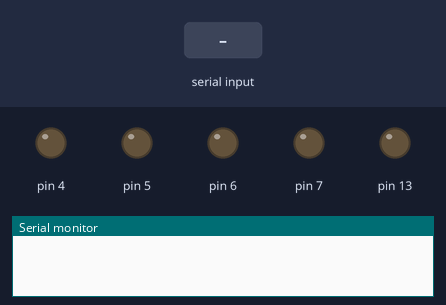
The sketch below on a simulated Arduino Uno, built with avr-gcc and run on an emulated ATmega328P. Parts: output pins drawn as LEDs (lit = HIGH), the last lines printed to the serial monitor. The test bench sets the inputs (shaded band).

Above: at 1.2 s.
1.3 s: "1\n" received over Serial
2.8 s: byte 50 ('2') received over Serial
At 4.0 s:
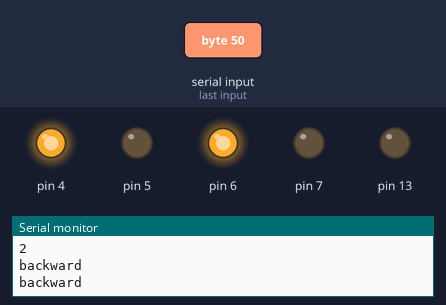
4.3 s: byte 51 ('3') received over Serial
At 5.3 s:
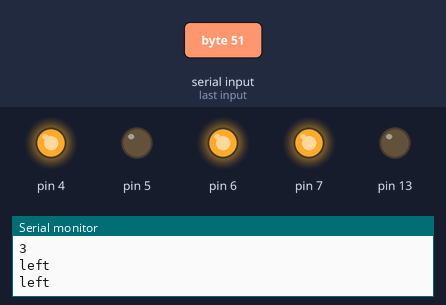
5.8 s: byte 52 ('4') received over Serial
At 6.5 s:
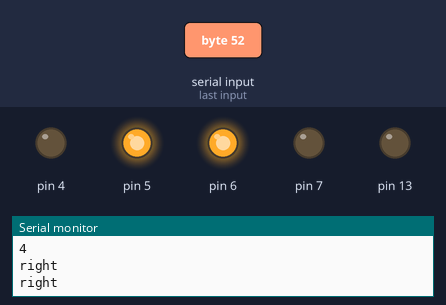
7.3 s: byte 57 ('9') received over Serial
At 7.6 s:
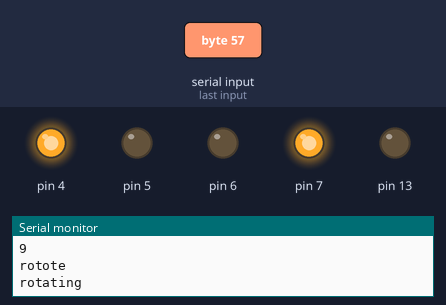
8.8 s: "2\n" received over Serial
At 10.0 s:
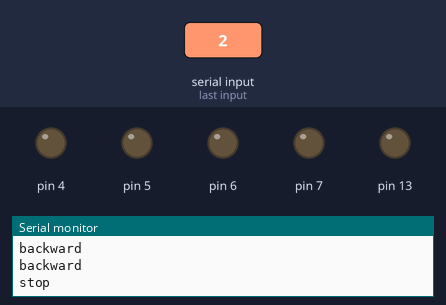
Timing chart, 0 to 11.3 s (numbered marks = the images above; inputs shaded):
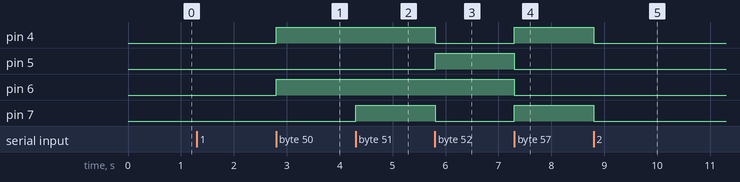

The sketch:

Git_remote.ino
```cpp
char Incoming_value = 0;

//incase you want to control speed you can use use the motor diriver enable pins.
//const int ENA = 3;
//const int ENB = 11;

void setup()
{
  Serial.begin(9600);
  pinMode(13, OUTPUT);

  //Connect 4 motors wire from motor driver L2n8 to 4,5,6,7

  // connect bluetooth HC05 you should maintain cross connection on tx and rx check on google images bluetooth wiring.
  //install the bluetooth controller app from playstore linked on decription below.

  pinMode(4, OUTPUT);
  pinMode(5, OUTPUT);
  pinMode(6, OUTPUT);
  pinMode(7, OUTPUT);

}

void loop()
{
  if(Serial.available() > 0)
  {
    Incoming_value = Serial.read();
    Serial.print(Incoming_value);
    Serial.print("\n");

    if(Incoming_value == '1') {
      Serial.println("forward");
      forward();

    }
    else if(Incoming_value == '2'){

      Serial.println("backward");
      backward();


  }
    else if(Incoming_value == '3'){

      Serial.println("left");
      left();


  }
    else if(Incoming_value == '4'){

      Serial.println("right");
      right();


  }
    else if(Incoming_value == '9'){

      Serial.println("rotote");
      rotate();


  }
  else
  stopit();
}
}

 void forward(){
    Serial.println("forward");
//      analogWrite(ENA, 255);
//      analogWrite(ENB, 255);
                      digitalWrite(4, LOW);
                      digitalWrite(5, HIGH);
                      digitalWrite(6, LOW);
                      digitalWrite(7, HIGH);
 }


 void backward(){
    Serial.println("backward");
//      analogWrite(ENA, 255);
//      analogWrite(ENB, 255);
                      digitalWrite(4, HIGH);
                      digitalWrite(5, LOW);
                      digitalWrite(6, HIGH);
                      digitalWrite(7, LOW);
  }

  void left(){
    Serial.println("left");
//      analogWrite(ENA, 255);
//      analogWrite(ENB, 255);
                   digitalWrite(5, LOW);
                    digitalWrite(4, HIGH);
                    digitalWrite(5, LOW);
                    digitalWrite(7, HIGH);
  }

  void right(){
    Serial.println("right");
//      analogWrite(ENA, 255);
//      analogWrite(ENB, 255);
                   digitalWrite(5, HIGH);
                    digitalWrite(4, LOW);
                    digitalWrite(6, HIGH);
                    digitalWrite(7, LOW);
  }


 void rotate(){
    Serial.println("rotating");
//      analogWrite(ENA, 255);
//      analogWrite(ENB, 255);
                    digitalWrite(5, LOW);
                    digitalWrite(4, HIGH);
                    digitalWrite(6, LOW);
                    digitalWrite(7, HIGH);


  }

void stopit(){
    Serial.println("stop");
                        digitalWrite(4, LOW);
                        digitalWrite(5, LOW);
                        digitalWrite(6, LOW);
                        digitalWrite(7, LOW);

  }
```

Measured:
- after the input at 2.8 s, pin 4, pin 6: LOW → HIGH at once
- after the input at 4.3 s, pin 7: LOW → HIGH at once
- after the input at 5.8 s, pin 4, pin 7: HIGH → LOW at once; pin 5: LOW → HIGH at once
- after the input at 7.3 s, pin 4, pin 7: LOW → HIGH at once; pin 5, pin 6: HIGH → LOW at once
- after the input at 8.8 s, pin 4, pin 7: HIGH → LOW at once
